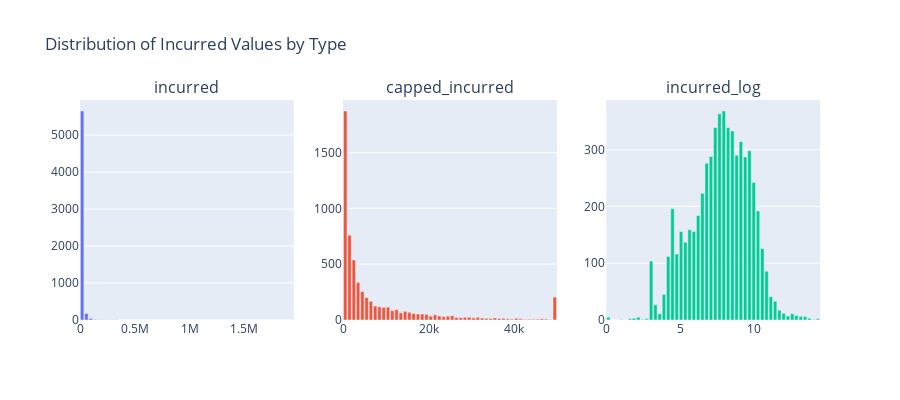

Notebook code cell kept with this figure:
### Markdown cell above
### Targets - Incurred and Capped Incurred 

Check difference between these

### Code cell
import pandas as pd
import numpy as np
import plotly.graph_objects as go
from plotly.subplots import make_subplots

# Melt the relevant numeric columns
melted = data.melt(
    value_vars=['incurred', 'capped_incurred', 'incurred_log'],
    var_name='variable',
    value_name='value'
)

# Drop non-numeric or missing entries
melted['value'] = pd.to_numeric(melted['value'], errors='coerce')
melted = melted.dropna(subset=['value'])

# Get list of unique variables
variables = melted['variable'].unique()

# Create subplots (1 row, n columns)
fig = make_subplots(rows=1, cols=len(variables), subplot_titles=variables)

# Add a histogram to each subplot with 50 bins
for i, var in enumerate(variables, start=1):
    subset = melted[melted['variable'] == var]['value']
    counts, bin_edges = np.histogram(subset, bins=50)
    bin_centers = 0.5 * (bin_edges[1:] + bin_edges[:-1])

    fig.add_trace(
        go.Bar(x=bin_centers, y=counts, name=var, showlegend=False),
        row=1, col=i
    )

fig.update_layout(
    title_text='Distribution of Incurred Values by Type',
    height=400,
    width=300 * len(variables),
)
fig.update_xaxes(matches=None)
fig.show()

### Figure 1 — Plotly figure (JSON) as saved in the notebook; plotly's stock layout.template omitted (floating-point values rounded to 4 significant figures)
{"data": [{"name": "incurred", "showlegend": false, "type": "bar", "x": [19520.0, 58560.0, 97590.0, 136600.0, 175700.0, 214700.0, 253700.0, 292800.0, 331800.0, 370900.0, 409900.0, 448900.0, 488000.0, 527000.0, 566000.0, 605100.0, 644100.0, 683200.0, 722200.0, 761200.0, 800300.0, 839300.0, 878400.0, 917400.0, 956400.0, 995500.0, 1035000.0, 1074000.0, 1113000.0, 1152000.0, 1191000.0, 1230000.0, 1269000.0, 1308000.0, 1347000.0, 1386000.0, 1425000.0, 1464000.0, 1503000.0, 1542000.0, 1581000.0, 1620000.0, 1659000.0, 1698000.0, 1737000.0, 1776000.0, 1815000.0, 1854000.0, 1893000.0, 1932000.0], "xaxis": "x", "y": [5652, 176, 43, 14, 8, 5, 5, 4, 6, 3, 2, 2, 2, 1, 1, 1, 2, 0, 2, 1, 1, 2, 1, 0, 0, 0, 0, 0, 0, 1, 0, 0, 0, 0, 0, 0, 0, 0, 0, 0, 0, 0, 0, 0, 0, 0, 1, 0, 0, 1], "yaxis": "y"}, {"name": "capped_incurred", "showlegend": false, "type": "bar", "x": [500.0, 1500.0, 2500.0, 3500.0, 4500.0, 5500.0, 6500.0, 7500.0, 8500.0, 9500.0, 10500.0, 11500.0, 12500.0, 13500.0, 14500.0, 15500.0, 16500.0, 17500.0, 18500.0, 19500.0, 20500.0, 21500.0, 22500.0, 23500.0, 24500.0, 25500.0, 26500.0, 27500.0, 28500.0, 29500.0, 30500.0, 31500.0, 32500.0, 33500.0, 34500.0, 35500.0, 36500.0, 37500.0, 38500.0, 39500.0, 40500.0, 41500.0, 42500.0, 43500.0, 44500.0, 45500.0, 46500.0, 47500.0, 48500.0, 49500.0], "xaxis": "x2", "y": [1871, 759, 537, 336, 255, 201, 167, 125, 118, 113, 115, 83, 92, 64, 78, 69, 58, 54, 53, 50, 34, 46, 36, 30, 34, 38, 22, 20, 24, 25, 19, 24, 17, 14, 13, 18, 13, 15, 10, 8, 15, 11, 5, 7, 7, 7, 11, 8, 3, 205], "yaxis": "y2"}, {"name": "incurred_log", "showlegend": false, "type": "bar", "x": [0.1448, 0.4345, 0.7242, 1.014, 1.304, 1.593, 1.883, 2.173, 2.462, 2.752, 3.042, 3.331, 3.621, 3.911, 4.2, 4.49, 4.78, 5.07, 5.359, 5.649, 5.939, 6.228, 6.518, 6.808, 7.097, 7.387, 7.677, 7.966, 8.256, 8.546, 8.835, 9.125, 9.415, 9.704, 9.994, 10.28, 10.57, 10.86, 11.15, 11.44, 11.73, 12.02, 12.31, 12.6, 12.89, 13.18, 13.47, 13.76, 14.05, 14.34], "xaxis": "x3", "y": [5, 0, 0, 1, 0, 2, 3, 5, 1, 2, 104, 27, 11, 45, 112, 196, 116, 156, 137, 159, 156, 184, 223, 276, 288, 339, 363, 368, 339, 333, 290, 314, 287, 298, 242, 192, 126, 86, 41, 33, 17, 12, 7, 11, 8, 6, 6, 3, 1, 2], "yaxis": "y3"}], "layout": {"annotations": [{"font": {"size": 16}, "showarrow": false, "text": "incurred", "x": 0.1444, "xanchor": "center", "xref": "paper", "y": 1, "yanchor": "bottom", "yref": "paper"}, {"font": {"size": 16}, "showarrow": false, "text": "capped_incurred", "x": 0.5, "xanchor": "center", "xref": "paper", "y": 1, "yanchor": "bottom", "yref": "paper"}, {"font": {"size": 16}, "showarrow": false, "text": "incurred_log", "x": 0.8556, "xanchor": "center", "xref": "paper", "y": 1, "yanchor": "bottom", "yref": "paper"}], "height": 400, "title": {"text": "Distribution of Incurred Values by Type"}, "width": 900, "xaxis": {"anchor": "y", "domain": [0, 0.2889]}, "xaxis2": {"anchor": "y2", "domain": [0.3556, 0.6444]}, "xaxis3": {"anchor": "y3", "domain": [0.7111, 1]}, "yaxis": {"anchor": "x", "domain": [0, 1]}, "yaxis2": {"anchor": "x2", "domain": [0, 1]}, "yaxis3": {"anchor": "x3", "domain": [0, 1]}}}
